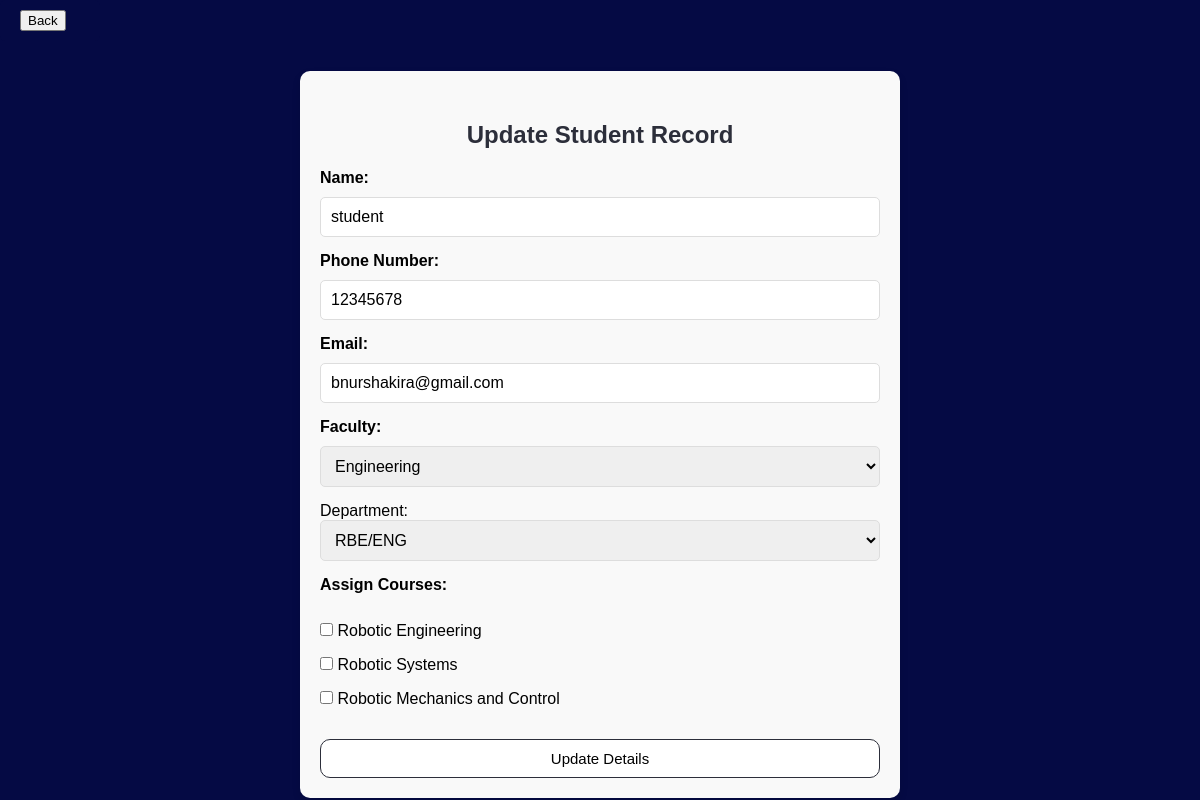
The page /php/update_student.php?id=1 (signed in) on the database its author committed.
### tables this page shows
CREATE TABLE `students` (
  `ID` int(11) NOT NULL,
  `NAME` varchar(50) NOT NULL,
  `PHONENUMBER` int(8) NOT NULL,
  `EMAIL` text NOT NULL,
  `PASSWORD_HASH` char(60) NOT NULL,
  `CREATED_AT` timestamp(6) NOT NULL DEFAULT current_timestamp(6),
  `UPDATED_AT` timestamp(6) NOT NULL DEFAULT current_timestamp(6),
  `COURSE_ID` varchar(11) DEFAULT NULL,
  `FACULTY` varchar(255) NOT NULL,
  `DEPARTMENT_ID` int(11) DEFAULT NULL,
  `GRADE_ID` varchar(11) DEFAULT NULL,
  `CLASS` varchar(11) DEFAULT NULL,
  `ROLE_ID` varchar(11) NOT NULL
);

CREATE TABLE `department` (
  `ID` int(11) NOT NULL,
  `NAME` varchar(50) DEFAULT NULL
);

CREATE TABLE `course` (
  `ID` int(11) NOT NULL,
  `NAME` varchar(50) DEFAULT NULL,
  `DEPARTMENT_NAME` varchar(50) DEFAULT NULL,
  `START_DATE` date DEFAULT NULL,
  `END_DATE` date DEFAULT NULL,
  `CODE` varchar(50) DEFAULT NULL,
  `status` enum('not-started','start','in-progress','ended') DEFAULT 'not-started'
);

### php/functions.php (called while the page is built, shortened)
<?php
function getStudentDepartments() {
    global $conn;
    $departments = [];
    $stmt = $conn->prepare("SELECT id, name FROM department");
    if ($stmt) {
        $stmt->execute();
        $result = $stmt->get_result();
        while ($row = $result->fetch_assoc()) {
            $departments[] = $row;
        }
    } else {
        error_log("Failed to prepare statement: " . $conn->error);
    }
    return $departments;
}

### php/update_student.php (the view, shortened to what this page needs)
<?php
require 'functions.php';
$conn = db_connect();
$student = null;
$student_courses = [];
if (isset($_GET['id']) && is_numeric($_GET['id'])) {
    $student_id = (int)$_GET['id'];
    $stmt = $conn->prepare("SELECT id, name, phonenumber, email, faculty, department_id FROM students WHERE id = ?");
    $stmt->bind_param("i", $student_id);
    $stmt->execute();
    $result = $stmt->get_result();
    $student = $result->fetch_assoc();
}
$courses = $conn->query("SELECT id, name FROM course");
$departments = getStudentDepartments();
?>
<!DOCTYPE html>
 <html lang="en">
    <head>
</head>
<?php if (isset($student)) : ?>
    <div class="back-button">
    <a href="assignments.php?action=read"><button>Back</button></a>
</div>
    <form method="POST">
    <h2>Update Student Record</h2>
        <label>Name:</label><input type='text' name='name' value='<?= htmlspecialchars($student['name']) ?>'><br>
        <label>Phone Number:</label><input type='tel' name='phonenumber'pattern="\d{8}" title="Phone number must be 8 digits" value='<?= htmlspecialchars($student['phonenumber']) ?>'><br>
        <label>Email:</label><input type='email' name='email' value='<?= htmlspecialchars($student['email']) ?>'><br>
        <label for="faculty">Faculty:</label>
        <select id="faculty" name="faculty" required>
        <option value="ENG" <?= $student['faculty'] == 'ENG' ? 'selected' : '' ?>>Engineering</option>
        </select><br>
        Department:
        <select name="department_id" required>
            <?php foreach ($departments as $dept): ?>
                <option value="<?= htmlspecialchars($dept['id']) ?>"
                <?= ($student['department_id'] == $dept['id']) ? 'selected' : '' ?>>
                    <?= htmlspecialchars($dept['name']) ?>
                </option>
            <?php endforeach; ?>
        </select><br>
        <label for="course">Assign Courses:</label><br>
        <?php while ($course = $courses->fetch_assoc()): ?>
            <input type="checkbox" name="course_ids[]" value="<?= $course['id'] ?>"
                <?= in_array($course['id'], $student_courses) ? 'checked' : '' ?>>
            <?= htmlspecialchars($course['name']) ?><br>
        <?php endwhile; ?>
        <input type='submit' name='update' value='Update Details'>
    </form>
<?php endif; ?>

### php/update_student.php (style rules this page uses)
* { margin: 0; box-sizing: border-box; font-family: sans-serif; }
form { width: 50%; margin: 30px auto; padding: 20px; border-radius: 10px; background-color: #f9f9f9; box-shadow: 0 4px 8px rgba(0, 0, 0, 0.1); font-family: Arial, sans-serif; }
h2 { text-align: center; color: #2c2e3a; margin-top: 30px; margin-bottom: 20px; }
label { display: block; margin-bottom: 10px; font-weight: bold; }
input[type="text"], input[type="tel"], input[type="email"], select { width: 100%; padding: 10px; margin-bottom: 15px; border: 1px solid #ddd; border-radius: 5px; font-size: 16px; box-sizing: border-box; }
input[type="checkbox"] { padding: 10px; border: none; border-radius: 10px; background: transparent; border: 1px solid #2c2e3a; color: #141619; font-size: 13px; margin-bottom: 20px; }
input[type="submit"] { display: block; width: 100%; background: #fff; color: black; padding: 10px; border: 1px solid #2c2e3a; border-radius: 10px; cursor: pointer; margin-top: 15px; text-align: center; font-size: 15px; }
.back-button { border: none; outline: none; background-color:#050a44; color: white; padding: 10px 20px; border-radius: 5px; width: 100px; }

### rows shown on the page
students: name "student", phonenumber "12345678", email "bnurshakira@gmail.com", faculty "Engineering", department_id "RBE/ENG"
course: NAME "Robotic Engineering"
course: NAME "Robotic Systems"
course: NAME "Robotic Mechanics and Control"
